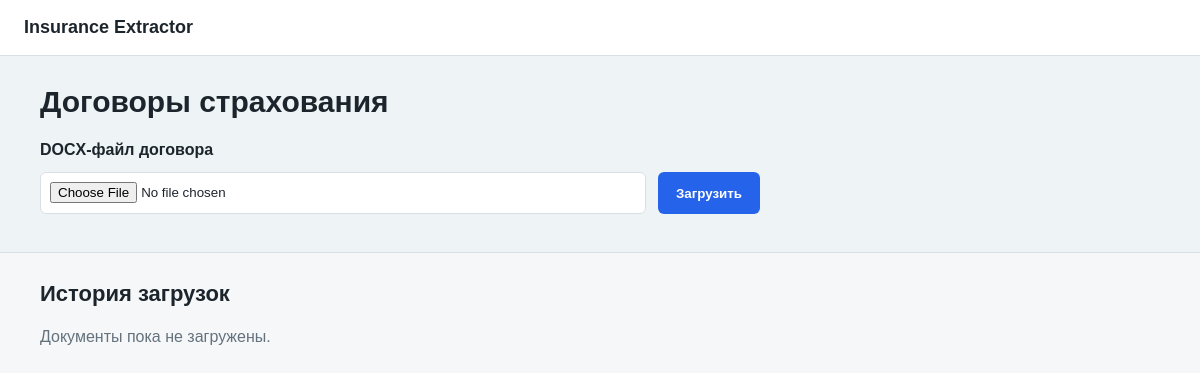
Before: / with the older database file.
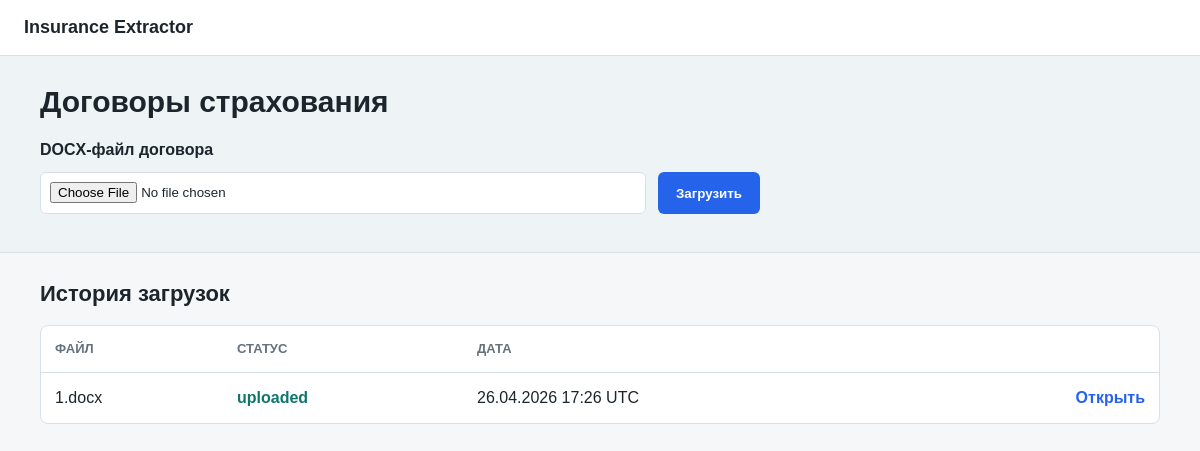
After: the same page with the newer database file.
### app/models.py (models this page shows, shortened)
class Document(db.Model):
    __tablename__ = "documents"
    id = db.Column(db.Integer, primary_key=True)
    original_filename = db.Column(db.String(255), nullable=False)
    stored_filename = db.Column(db.String(255), nullable=False, unique=True)
    file_path = db.Column(db.String(500), nullable=False)
    text_content = db.Column(db.Text, nullable=True)
    status = db.Column(db.String(50), nullable=False, default="uploaded")
    created_at = db.Column(
        db.DateTime,
        nullable=False,
        default=lambda: datetime.now(timezone.utc),
    )

### app/routes.py (the view, shortened to what this page needs)
@main_bp.route("/", methods=["GET", "POST"])
def index():
    documents = Document.query.order_by(Document.created_at.desc()).all()
    return render_template("index.html", documents=documents)

### app/templates/index.html (shortened to what this page needs)
{% extends "base.html" %}
{% block content %}
<section class="section section-muted">
    <div class="content">
        <h1>Договоры страхования</h1>
        <form class="upload-form" method="post" enctype="multipart/form-data">
            <label class="file-label" for="document">DOCX-файл договора</label>
            <div class="upload-row">
                <input id="document" name="document" type="file" accept=".docx" required>
                <button type="submit">Загрузить</button>
            </div>
        </form>
    </div>
</section>
<section class="section">
    <div class="content">
        <h2>История загрузок</h2>
        {% if documents %}
            <div class="table-wrap">
                <table>
                    <thead>
                        <tr>
                            <th>Файл</th>
                            <th>Статус</th>
                            <th>Дата</th>
                            <th></th>
                        </tr>
                    </thead>
                    <tbody>
                        {% for document in documents %}
                            <tr>
                                <td>{{ document.original_filename }}</td>
                                <td><span class="status">{{ document.status }}</span></td>
                                <td>{{ document.created_at.strftime("%d.%m.%Y %H:%M") }} UTC</td>
                                <td class="actions">
                                    <a class="text-link" href="{{ url_for('main.document_detail', document_id=document.id) }}">Открыть</a>
                                </td>
                            </tr>
                        {% endfor %}
                    </tbody>
                </table>
            </div>
        {% else %}
            <p class="empty">Документы пока не загружены.</p>
        {% endif %}
    </div>
</section>
{% endblock %}

### app/templates/base.html (shortened to what this page needs)
<!doctype html>
<html lang="ru">
<head>
    <link rel="stylesheet" href="{{ url_for('static', filename='css/style.css') }}">
</head>
<body>
    <header class="topbar">
        <a class="brand" href="{{ url_for('main.index') }}">Insurance Extractor</a>
    </header>
    <main class="page">
        {% block content %}{% endblock %}
    </main>
</body>
</html>

### app/static/css/style.css (style rules this page uses)
:root { --bg: #f6f7f9; --surface: #ffffff; --surface-muted: #eef3f5; --text: #1d252c; --muted: #64727d; --border: #d9e0e5; --primary: #2563eb; --primary-dark: #1d4ed8; --success-bg: #e7f7ed; --success-text: #166534; --error-bg: #fdecec; --error-text: #991b1b; --accent: #0f766e; }
* { box-sizing: border-box; }
body { margin: 0; background: var(--bg); color: var(--text); font-family: Arial, Helvetica, sans-serif; line-height: 1.5; }
.topbar { background: var(--surface); border-bottom: 1px solid var(--border); padding: 14px 24px; }
.brand { color: var(--text); font-size: 18px; font-weight: 700; text-decoration: none; }
.page { min-height: calc(100vh - 56px); }
.section { padding: 28px 24px; }
.section-muted { background: var(--surface-muted); border-bottom: 1px solid var(--border); }
.content { width: min(1120px, 100%); margin: 0 auto; }
h1, h2 { margin: 0 0 18px; line-height: 1.2; }
h1 { font-size: 30px; }
h2 { font-size: 22px; }
.upload-form { display: grid; gap: 10px; max-width: 720px; }
.file-label { font-weight: 700; }
.upload-row { display: grid; grid-template-columns: minmax(0, 1fr) auto; gap: 12px; align-items: center; }
input[type="file"] { width: 100%; min-height: 42px; padding: 9px; background: var(--surface); border: 1px solid var(--border); border-radius: 6px; }
button { min-height: 42px; padding: 0 18px; color: #ffffff; background: var(--primary); border: 0; border-radius: 6px; cursor: pointer; font-weight: 700; }
.table-wrap { overflow-x: auto; background: var(--surface); border: 1px solid var(--border); border-radius: 8px; }
table { width: 100%; min-width: 680px; border-collapse: collapse; }
th, td { padding: 13px 14px; border-bottom: 1px solid var(--border); text-align: left; vertical-align: top; }
th { color: var(--muted); font-size: 13px; text-transform: uppercase; }
tbody tr:last-child td { border-bottom: 0; }
.status { color: var(--accent); font-weight: 700; }
.actions { text-align: right; }
.text-link, .back-link { color: var(--primary); font-weight: 700; text-decoration: none; }

Changed rows visible on the page:
added Document: original_filename "1.docx", status "uploaded", created_at "26.04.2026 17:26"
Other visible differences:
text no longer shown: "Документы пока не загружены."
text now shown: "ФАЙЛ СТАТУС ДАТА"
